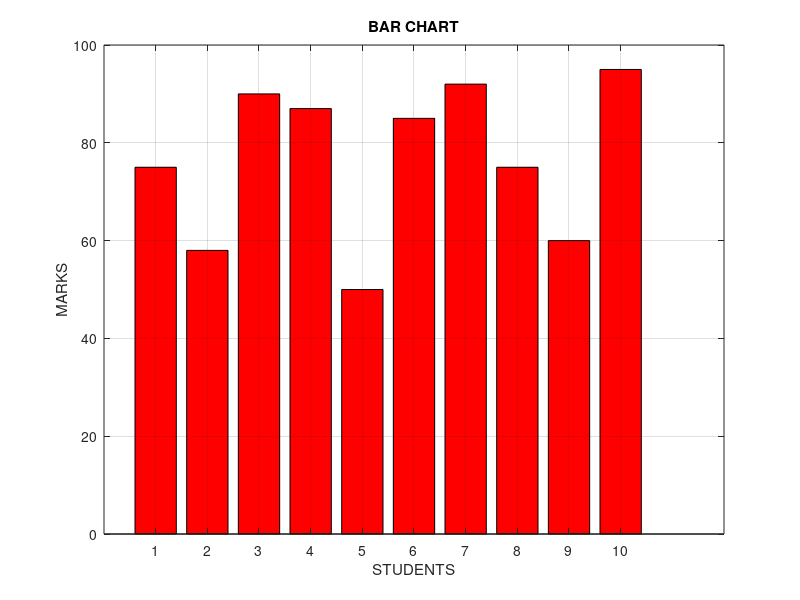

Source code (MATLAB):
clear all
clc
x=[1:10]
y=[75,58,90,87,50,85,92,75,60,95]
bar(x,y,'r')
grid on
xlabel('STUDENTS')
ylabel('MARKS')
title('BAR CHART')